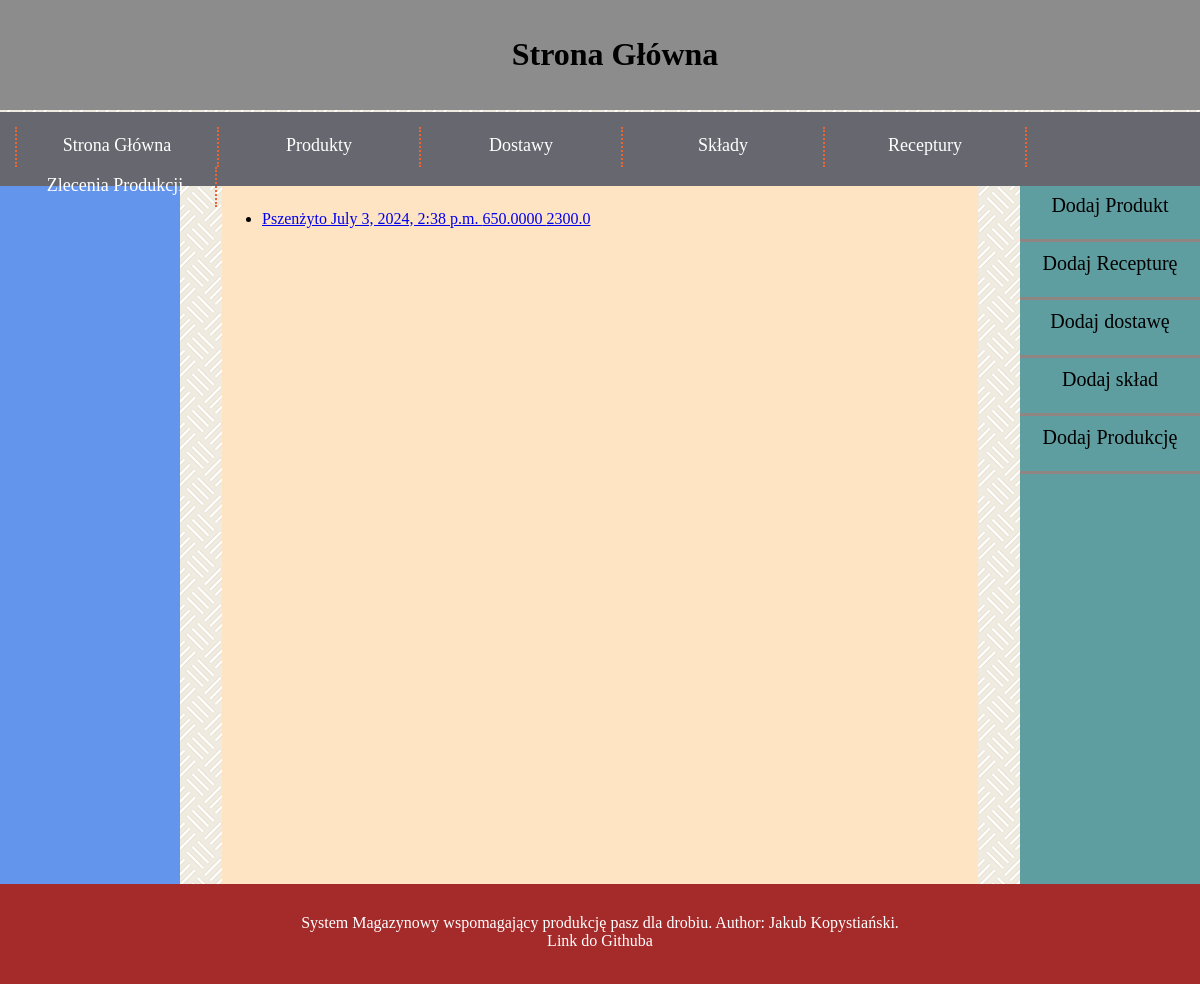
The page /warehouse/ on the database its author committed.
### warehouse/models.py (models this page shows, shortened)
class Delivery(models.Model):
    product = models.ForeignKey(Product, models.CASCADE)
    price = MoneyField(max_digits=19, decimal_places=4, default_currency='PLN')
    date = models.DateTimeField(default=timezone.now)
    initial_quantity = models.FloatField()
    used_quantity = models.FloatField()
    waste = models.FloatField()
    is_finished = models.BooleanField()

class Product(models.Model):
    product_name = models.CharField(max_length=1024)
    wilgotnosc = models.DecimalField(max_digits=3, decimal_places=1, default=12, validators=PERCENTAGE_VALIDATOR)
    energia_metaboliczna = models.FloatField()
    bialko_ogolne = models.DecimalField(max_digits=3, decimal_places=1, default=12, validators=PERCENTAGE_VALIDATOR)
    lizyna = models.FloatField()
    metionina = models.FloatField()
    cystyna = models.FloatField()
    treonina = models.FloatField()
    tryptofan = models.FloatField()
    arginina = models.FloatField()
    walina = models.FloatField()
    izoleucyna = models.FloatField()
    wapn = models.FloatField(default=0)
    fosfor_przyswajalny = models.FloatField()
    sod = models.FloatField()
    kwas_linolowy = models.FloatField()

### warehouse/views.py (the view)
# urls.py: path("", views.index, name="index"),
def index(request):
    latest_deliveries_list      = Delivery.objects.all()
    latest_products_list        = Product.objects.all()
    latest_compositions_list    = Composition.objects.all()
    latest_productions_list     = Production.objects.all()
    latest_recipes_list         = Recipe.objects.all()
    context = {
        "latest_deliveries_list": latest_deliveries_list,
        "latest_products_list": latest_products_list,
        "latest_compositions_list": latest_compositions_list,
        "latest_productions_list": latest_productions_list,
        "latest_recipes_list": latest_recipes_list,
    }
    return render(request, "warehouse/index.html", context)

### warehouse/templates/warehouse/index.html
{% extends "base.html" %}
{% block title %}Strona Główna{% endblock %}
{% block content %}
  {% if latest_deliveries_list %}
    <ul>
      {% for delivery in latest_deliveries_list %}
        <li><a href="/warehouse/delivery/{{ delivery.id }}/">{{ delivery.product.product_name }} {{delivery.date}} {{delivery.price}} {{delivery.initial_quantity }}</a></li>
      {% endfor %}
    </ul>
  {% else %}
      <p>No deliveries are available.</p>
  {% endif %}
{% endblock %}

### warehouse/static/warehouse/style.css (style rules this page uses)
body { background-image: url("tlo.png"); color: white; margin: 0; }

### rows shown on the page
Delivery: product.product_name "Pszenżyto", date "July 3, 2024, 2:38 p.m.", price "650.0000", initial_quantity "2300.0"
